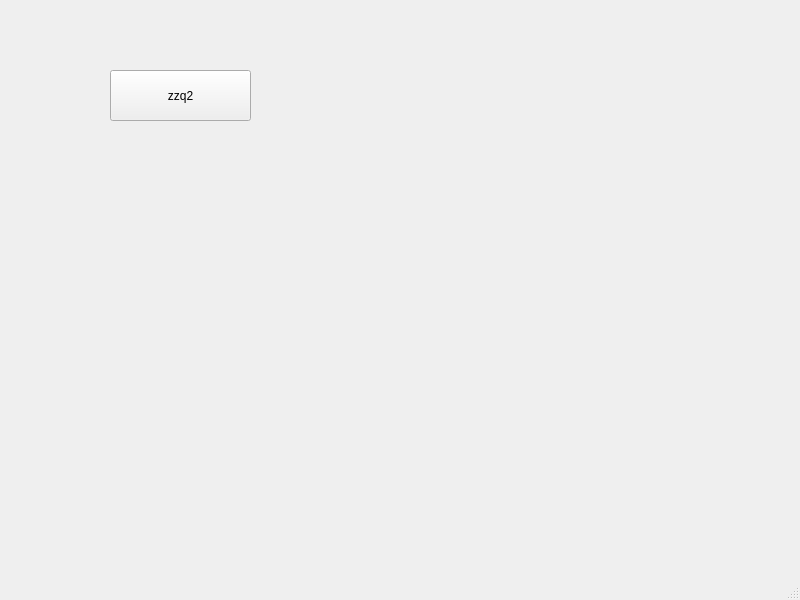
<?xml version="1.0" encoding="UTF-8"?>
<ui version="4.0">
 <class>MainWindow</class>
 <widget class="QMainWindow" name="MainWindow">
  <property name="geometry">
   <rect>
    <x>0</x>
    <y>0</y>
    <width>800</width>
    <height>600</height>
   </rect>
  </property>
  <property name="windowTitle">
   <string>MainWindow</string>
  </property>
  <widget class="QWidget" name="centralwidget">
   <widget class="QPushButton" name="pushButton">
    <property name="geometry">
     <rect>
      <x>110</x>
      <y>70</y>
      <width>141</width>
      <height>51</height>
     </rect>
    </property>
    <property name="text">
     <string>zzq2</string>
    </property>
   </widget>
  </widget>
  <widget class="QMenuBar" name="menubar">
   <property name="geometry">
    <rect>
     <x>0</x>
     <y>0</y>
     <width>800</width>
     <height>24</height>
    </rect>
   </property>
  </widget>
  <widget class="QStatusBar" name="statusbar"/>
 </widget>
 <resources/>
 <connections/>
</ui>
